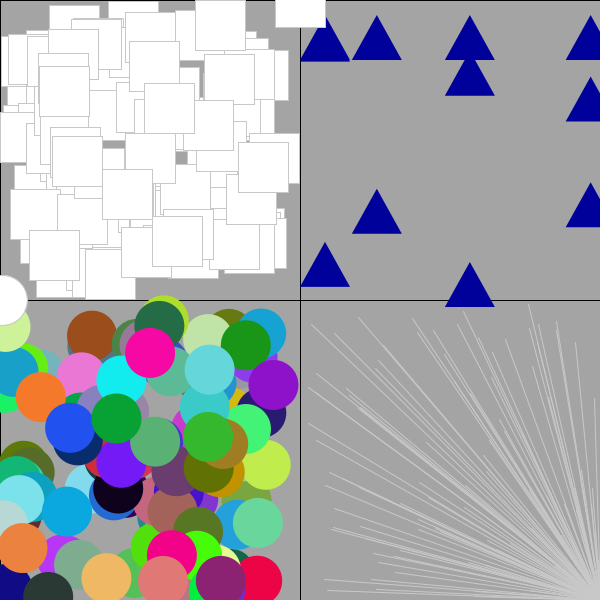
Frame 1 (no input)
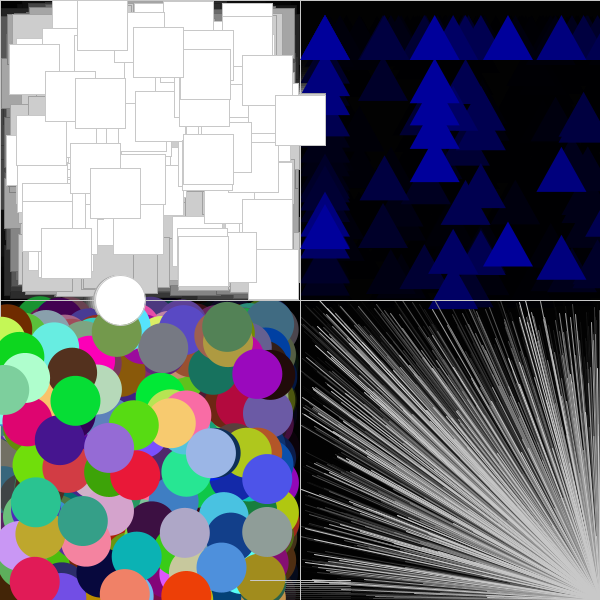
Frame 60 (the mouse pressed at the canvas centre just before this capture)
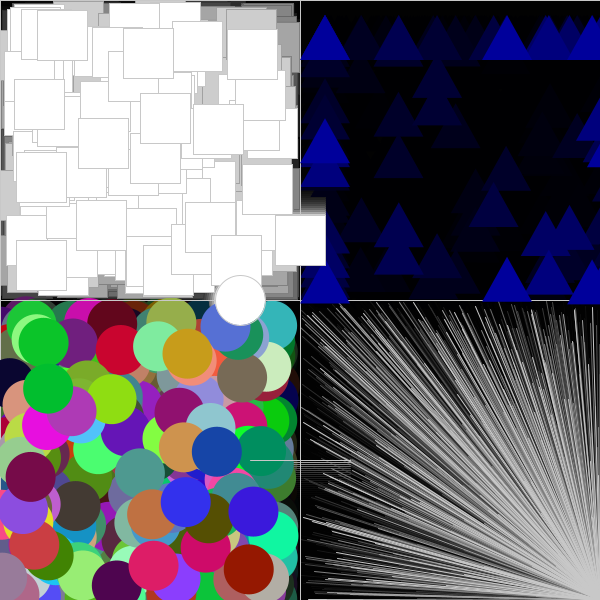
Frame 120 (the mouse held since frame 60 and released just before this capture)

The Processing sketch that drew these frames (run headless with seeded random() and noise(); from frame 60 on, the mouse is pressed at the canvas centre):

// Processing sketch: processing_13233
// ── processing_13233.pde

/*James Y.
10/5/10
Massive Scales
*/
circles a, b, c, d, e, f, g;
float hi, hello = width;
float bye, goodbye = height;


void setup()
{

  size(600,600);
  smooth();
  a = new circles();
  b = new circles();
  c = new circles();
  d = new circles();
  e = new circles();
  f = new circles();
  g = new circles();
}

void draw()
{
  fill(0,50);
  rect(0,0,600,600);
  fill(255);
  line(0, 300, 600, 300);
  line(300,0,300,600);

  noStroke();
  b.showing();
  c.showingX();
  d.showingY();
  stroke(200);
  a.show();
  e.showZ();
  f.showA();
  g.showB();
  if (hi > 600 && bye > 600)
  {
    hi = 0;
    bye = 0;
  }
  
}

class circles
{
  //squares
  void show()
  {
    for(int j = 0; j<100; j++)
    {
      fill(255);
      rect(random(0,250),random(0,250),50,50);
    }
  }
  // circles
  void showing()
  {

    for(int i = 0; i < 100; i++)
    {
      fill(random(0,255),random(0,255),random(0,255));
      ellipse(random(0,275),random(320,600),50,50);
    }
  }
  // triangles
  void showingX()
  {
    for(float x = 0; x < 300; x=x+random(1,250)) {
      for(float y = 0; y < 250; y=y+random(1,250)) {
        fill(0,0,155);
        triangle(x+300,y+60,x+325,y+15,x+350,y+60);
      }
    }
  } 
  //lines
  void showingY()
  {
    stroke(200);
    fill(random(0,200),random(0,200),random(0,200));
    for(int k = 0; k < 100; k++)
    {

    line(random(300,600), random(300,600), 600, 600);
    }
  }
  //moving circle
  void showZ()
  {
    hi = hi + 2;
    ellipse(hi, 300,50,50);
  }
  void showA()
  {
    bye = bye +2;
    rect(275,bye-25,50,50);
 
    if( bye > 290 && bye < 320)
    {
      noStroke();
      fill(255,0,0);
      for(int ha = 0; ha < 50; ha++)
      {
      ellipse(random(0,600),random(0,600),50,50);
      }
          if( hi > 290 && bye < 320)
    {
      noStroke();
      fill(250,168,15);
      for(int hah = 0; hah < 50; hah++)
      {
      ellipse(random(0,600),random(0,600),50,50);
      }
    }
    
              if( hi > 290 && bye < 320)
    {
      noStroke();
      fill(255,255,15);
      for(int hah = 0; hah < 50; hah++)
      {
      ellipse(random(0,600),random(0,600),50,50);
        }
      }
    }
  }
  //end of showA
  void showB()
  {
    hello = hello -2;
    line(250,hello+600,350,hello+600);
}
}
